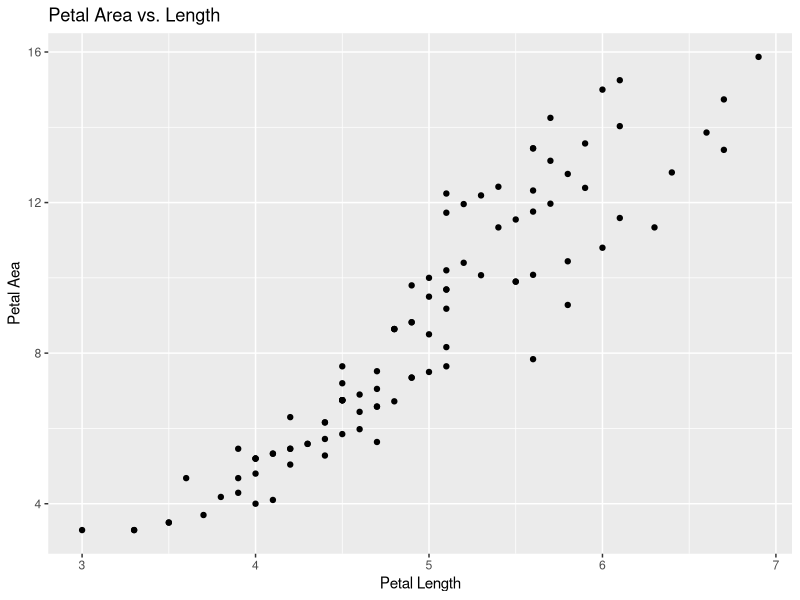
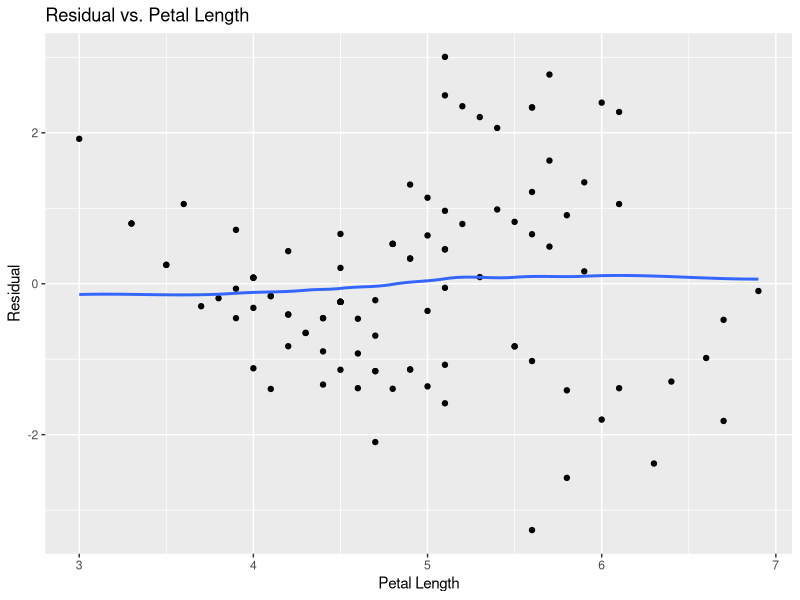
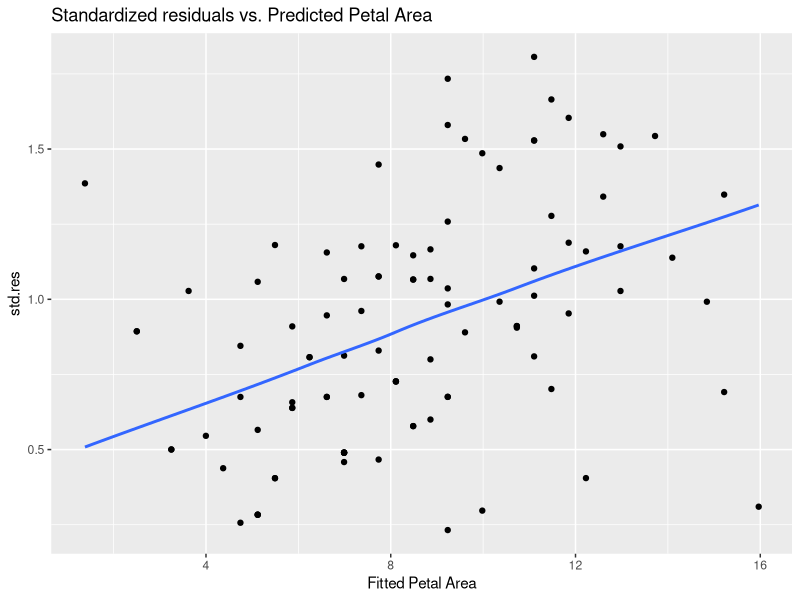

The R source for these figures, in order:
## ---- chunk 1
knitr::opts_chunk$set(echo = TRUE, message = FALSE, warning = FALSE, results = "hide")

## ---- chunk 2
library(ggplot2)
library(tidyr)
## ---- chunk 3
df <- read.csv("iris_measurements.csv") %>% 
  pivot_wider(names_from = type, 
            values_from = value)

# Plot the data
ggplot(df, aes(x=petal.length, y=petal.area)) + geom_point() + 
  xlab("Petal Length") + ylab("Petal Aea") + ggtitle("Petal Area vs. Length ")


## ---- chunk 4
#Fit the model
M1 <- lm(petal.area ~ petal.length, data= df)
coefficients(M1)
df$resid1 <- residuals(M1)

#residual-dependence diagnostic plot
ggplot(df, aes(x = petal.length, y = resid1)) + geom_point() +
            stat_smooth(method = "loess", se = FALSE, span = 1, 
            method.args = list(degree = 1) ) +
  xlab("Petal Length") + ylab("Residual") + 
  ggtitle("Residual vs. Petal Length ")
## ---- chunk 5
sl <- data.frame(std.res = sqrt(abs(df$resid1)), fit = predict(M1))
ggplot(sl, aes (fit, std.res)) + geom_point() + 
  stat_smooth(method = "loess", se = FALSE, span = 2, 
              method.args = list(degree = 1)) + xlab("Fitted Petal Area") +
  ggtitle("Standardized residuals vs. Predicted Petal Area ")
